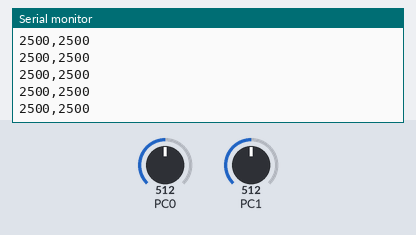
This program was run on a simulated ATmega328P, built with avr-gcc and emulated at 2 MHz. On the bench: the last lines printed to the serial monitor. Inputs (shaded band) come from the test bench; at power-on: PC1 = 512, PC0 = 512.

Above: at 7.2 s.
7.3 s: PC1 set to 218
At 8.6 s:
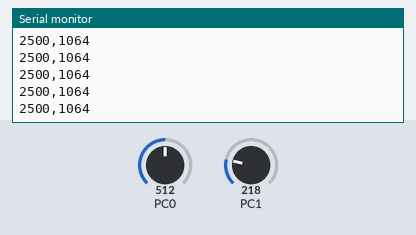
8.8 s: PC1 set to 186
At 11.0 s:
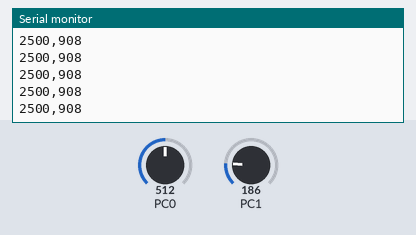
Timing chart, 0 to 11.3 s (numbered marks = the images above; inputs shaded):
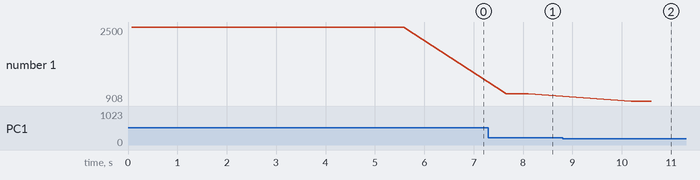

Measured:
- after the input at 7.3 s, the serial monitor: prints a new line after 0.36 s (image 1)
- after the input at 8.8 s, the serial monitor: prints a new line after 1.4 s (image 2)
- plotted number 1: 2500 → 1064 after the input at 7.3 s, 1064 → 908 after the input at 8.8 s

The program:

main.c
```c
/*
 * Lab4_code.c
 *
 * Created: 12/09/2026 2:22:57 pm
 * Author : bohan
 */
#define F_CPU 2000000UL
#define BAUD 9600UL
#define UBRR_VALUE ((F_CPU / (16UL * BAUD)) - 1)

#include <avr/io.h>
#include <util/delay.h>
#include <stdint.h>
#include "adc.h"
#include "uart.h"

#define SAMPLES 40


int main(void)
{
    /* Replace with your application code */
	adc_init();
	usart_init(UBRR_VALUE);

	uint16_t adc0_mv[SAMPLES];
	uint16_t adc1_mv[SAMPLES];

    while (1)
    {
		for (uint8_t i = 0; i < SAMPLES; i++) {
			adc0_mv[i] = adc_convert_mv(adc_read(0));
			adc1_mv[i] = adc_convert_mv(adc_read(1));
			_delay_ms(1);
    }

	usart_send_string("ADC0(mV),ADC1(mV)\r\n");

	for (uint8_t i = 0; i < SAMPLES; i++) {
		usart_send_number(adc0_mv[i]);
		usart_transmit(',');
		usart_send_number(adc1_mv[i]);
		usart_send_string("\r\n");
	}

	_delay_ms(2000);
	}
	return 0;
}
```

adc.c
```c
#include <avr/io.h>
#include "adc.h"

void adc_init(void) {
	ADMUX = (1 << REFS0);
	ADCSRA = (1 << ADEN) | (1 << ADPS2);
	ADCSRB = 0;
	DIDR0 = (1 << ADC0D) | (1 << ADC1D);
}

uint16_t adc_read(uint8_t chan) {

	ADMUX = (ADMUX & 0xF0) | (chan & 0x0F);


	ADCSRA |= (1 << ADSC);


	while (ADCSRA & (1 << ADSC));

	return ADC;
}

uint16_t adc_convert_mv(uint16_t raw_value) {

	return (uint16_t)(((uint32_t)raw_value * 5000UL) / 1024UL);
}
```

adc.h
```c
/*
 * adc.h
 *
 * Created: 12/09/2026 2:26:54 pm
 *  Author: bohan
 */


#ifndef ADC_H_
#define ADC_H_

#include <stdint.h>

void adc_init(void);
uint16_t adc_read(uint8_t chan);
uint16_t adc_convert_mv(uint16_t value);


#endif /* ADC_H_ */
```

uart.c
```c
/*
 * uart.c
 *
 * Created: 12/09/2026 6:23:54 pm
 *  Author: bohan
 */
#include <avr/io.h>
#include <stdint.h>
#include "uart.h"

void usart_init(uint16_t ubrr) {
	UBRR0H = (uint8_t)(ubrr >> 8);
	UBRR0L = (uint8_t)ubrr;
	UCSR0A = 0;
	UCSR0B = (1 << TXEN0);
	UCSR0C = (1 << UCSZ01) | (1 << UCSZ00);
}

void usart_transmit(uint8_t data) {
	while (!(UCSR0A & (1 << UDRE0)));
	UDR0 = data;
}


void usart_send_string(const char* str) {
	while (*str) {
		usart_transmit(*str++);
	}
}


void usart_send_number(uint16_t num) {
	char buf[6];
	int8_t i = 0;

	if (num == 0) {
		usart_transmit('0');
		return;
	}

	while (num > 0) {
		buf[i++] = (num % 10) + '0';
		num /= 10;
	}

	while (--i >= 0) {
		usart_transmit(buf[i]);
	}
}
```

uart.h
```c
#ifndef UART_H_
#define UART_H_

#include <stdint.h>

void usart_init(uint16_t ubrr);
void usart_transmit(uint8_t data);
void usart_send_string(const char* str);
void usart_send_number(uint16_t num);

#endif /* UART_H_ */
```
